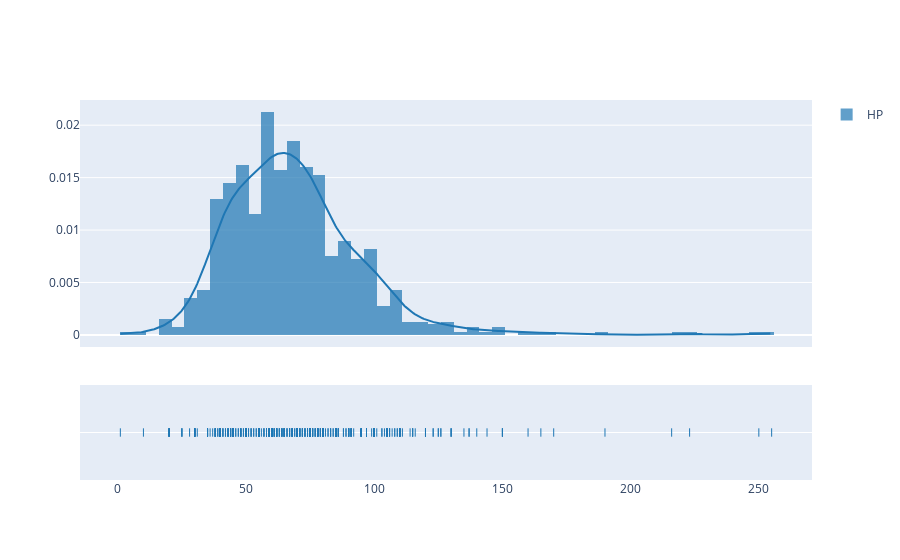

The cell this chart's notebook holds for it:
### Code cell
# HP Single Displot
hp_distplot = ff.create_distplot([pokemon.hp], ['HP'], bin_size=5)
iplot(hp_distplot, filename='HP Distplot')

### Figure 1 — Plotly figure (JSON) as saved in the notebook; plotly's stock layout.template omitted (floating-point values rounded to 4 significant figures; data arrays with more than 128 entries replaced by an {"elided": "..."} marker saying what was removed)
{"data": [{"autobinx": false, "histnorm": "probability density", "legendgroup": "HP", "marker": {"color": "rgb(31, 119, 180)"}, "name": "HP", "opacity": 0.7, "type": "histogram", "x": {"elided": "801 int values"}, "xaxis": "x", "xbins": {"end": 255, "size": 5, "start": 1}, "yaxis": "y"}, {"legendgroup": "HP", "marker": {"color": "rgb(31, 119, 180)"}, "mode": "lines", "name": "HP", "showlegend": false, "type": "scatter", "x": {"elided": "500 float values"}, "xaxis": "x", "y": {"elided": "500 float values"}, "yaxis": "y"}, {"legendgroup": "HP", "marker": {"color": "rgb(31, 119, 180)", "symbol": "line-ns-open"}, "mode": "markers", "name": "HP", "showlegend": false, "type": "scatter", "x": {"elided": "801 int values"}, "xaxis": "x", "y": {"elided": "801 str values"}, "yaxis": "y2"}], "layout": {"barmode": "overlay", "hovermode": "closest", "legend": {"traceorder": "reversed"}, "xaxis": {"anchor": "y2", "domain": [0, 1], "zeroline": false}, "yaxis": {"anchor": "free", "domain": [0.35, 1], "position": 0}, "yaxis2": {"anchor": "x", "domain": [0, 0.25], "dtick": 1, "showticklabels": false}}}
